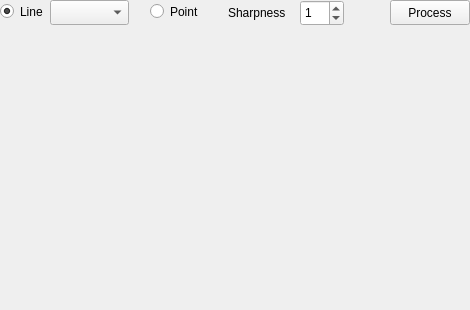
<?xml version="1.0" encoding="UTF-8"?>
<ui version="4.0">
 <class>PointAndLine</class>
 <widget class="QMainWindow" name="PointAndLine">
  <property name="geometry">
   <rect>
    <x>0</x>
    <y>0</y>
    <width>470</width>
    <height>310</height>
   </rect>
  </property>
  <property name="windowTitle">
   <string>MainWindow</string>
  </property>
  <widget class="QWidget" name="centralwidget">
   <widget class="QPushButton" name="btnProcess">
    <property name="geometry">
     <rect>
      <x>390</x>
      <y>0</y>
      <width>80</width>
      <height>25</height>
     </rect>
    </property>
    <property name="text">
     <string>Process</string>
    </property>
   </widget>
   <widget class="QLabel" name="label">
    <property name="geometry">
     <rect>
      <x>0</x>
      <y>26</y>
      <width>471</width>
      <height>281</height>
     </rect>
    </property>
    <property name="text">
     <string/>
    </property>
   </widget>
   <widget class="QSpinBox" name="spinBox">
    <property name="geometry">
     <rect>
      <x>300</x>
      <y>0</y>
      <width>44</width>
      <height>26</height>
     </rect>
    </property>
    <property name="maximum">
     <number>50</number>
    </property>
    <property name="value">
     <number>1</number>
    </property>
   </widget>
   <widget class="QRadioButton" name="rbLine">
    <property name="geometry">
     <rect>
      <x>0</x>
      <y>0</y>
      <width>51</width>
      <height>23</height>
     </rect>
    </property>
    <property name="text">
     <string>Line</string>
    </property>
    <property name="checked">
     <bool>true</bool>
    </property>
   </widget>
   <widget class="QComboBox" name="cbLineDirection">
    <property name="geometry">
     <rect>
      <x>50</x>
      <y>0</y>
      <width>79</width>
      <height>25</height>
     </rect>
    </property>
   </widget>
   <widget class="QRadioButton" name="radioButton">
    <property name="geometry">
     <rect>
      <x>150</x>
      <y>0</y>
      <width>61</width>
      <height>23</height>
     </rect>
    </property>
    <property name="text">
     <string>Point</string>
    </property>
   </widget>
   <widget class="QLabel" name="label_2">
    <property name="geometry">
     <rect>
      <x>228</x>
      <y>4</y>
      <width>71</width>
      <height>17</height>
     </rect>
    </property>
    <property name="text">
     <string>Sharpness</string>
    </property>
   </widget>
  </widget>
 </widget>
 <resources/>
 <connections/>
</ui>
